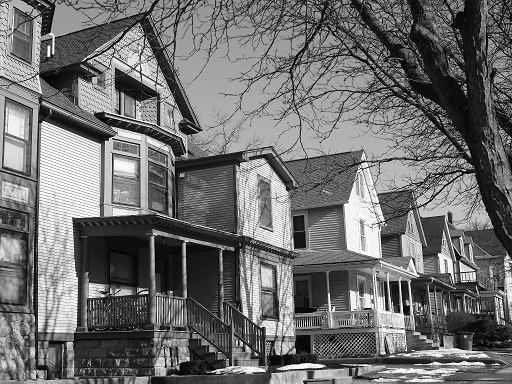
#> input picture house.tif, 512 x 384 px
$ python 1.py
#> lines starting #> are read from the running program, lines starting #| are printed output that depends on the picture; after the words box and inside, x2 and y2 are one past the last pixel; in counts of white or black regions, pixels touching at a corner belong together
import os
import cv2
import numpy as np

# ==========================================
# 問題一：house.tiff 格式轉換與檔案大小比較
# ==========================================
img_house = cv2.imread('house.tif', cv2.IMREAD_GRAYSCALE)
#> img_house is the input picture: shape (384, 512); min 0, max 255, mean 111.5

if img_house is not None:
    # 轉寫成 JPEG 與 PNG
    cv2.imwrite('house_output.jpg', img_house)
    cv2.imwrite('house_output.png', img_house)

    size_house_tiff = os.path.getsize('house.tif') / 1024
    size_house_jpg = os.path.getsize('house_output.jpg') / 1024
    size_house_png = os.path.getsize('house_output.png') / 1024

    print("=== 第一題結果 ===")
    print(f"house.tif  檔案大小: {size_house_tiff:.2f} KB")
    print(f"house.jpg  檔案大小: {size_house_jpg:.2f} KB")
    print(f"house.png  檔案大小: {size_house_png:.2f} KB\n")
else:
    print("找不到 house.tif，請檢查圖片是否存放在專案根目錄下！")


# ==========================================
# 問題二：bridge.tiff 轉二元與全彩影像
# ==========================================
img_bridge = cv2.imread('bridge.tif', cv2.IMREAD_GRAYSCALE)
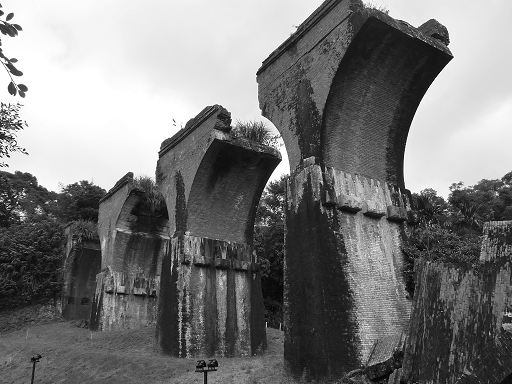
#> input picture bridge.tif, 512 x 384 px
#> img_bridge is the input picture: shape (384, 512); min 0, max 255, mean 122.1

if img_bridge is not None:
    # 1. 轉二元 (Binary) 影像
    _, img_bridge_binary = cv2.threshold(img_bridge, 128, 255, cv2.THRESH_BINARY)
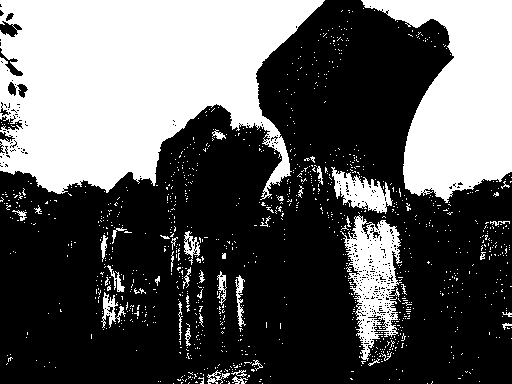
#> img_bridge_binary: shape (384, 512); 36.3% white; 1113 white regions (1071 under 20 px), largest, box (x1, y1, x2, y2) and area: (0, 0, 325, 200) 43205, (361, 0, 512, 203) 17598, (340, 215, 402, 361) 4346
    cv2.imwrite('bridge_binary.png', img_bridge_binary)

    # 2. 轉全彩 (True Color/RGB) 影像
    img_bridge_color = cv2.cvtColor(img_bridge, cv2.COLOR_GRAY2BGR)
    cv2.imwrite('bridge_color.png', img_bridge_color)

    size_bridge_tiff = os.path.getsize('bridge.tif') / 1024
    size_bridge_binary = os.path.getsize('bridge_binary.png') / 1024
    size_bridge_color = os.path.getsize('bridge_color.png') / 1024

    print("=== 第二題結果 ===")
    print(f"bridge.tif        檔案大小: {size_bridge_tiff:.2f} KB")
    print(f"bridge_binary.png 檔案大小: {size_bridge_binary:.2f} KB")
    print(f"bridge_color.png  檔案大小: {size_bridge_color:.2f} KB\n")
else:
    print("找不到 bridge.tif，請檢查圖片是否存放在專案根目錄下！")


# ==========================================
# 問題三：量化成 2 灰階、4 灰階與混色 (Dithering)
# ==========================================
if img_bridge is not None:
    # 1. 2 灰階量化 (0, 255)
    img_2gray = np.where(img_bridge >= 128, 255, 0).astype(np.uint8)
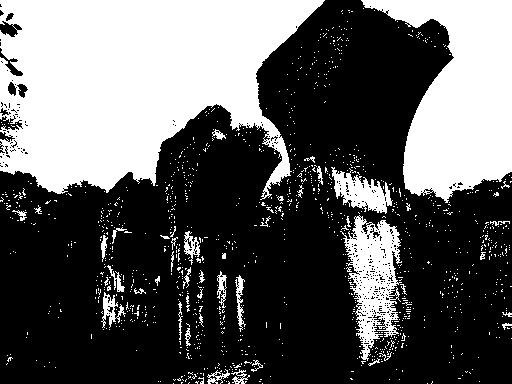
#> img_2gray: shape (384, 512); 36.4% white; 1161 white regions (1116 under 20 px), largest, box (x1, y1, x2, y2) and area: (0, 0, 325, 200) 43218, (361, 0, 512, 203) 17602, (340, 215, 402, 361) 4415
    cv2.imwrite('bridge_2gray.png', img_2gray)

    # 2. 4 灰階量化 (0, 85, 170, 255)
    img_4gray = (np.floor(img_bridge / 64) * 85).astype(np.uint8)
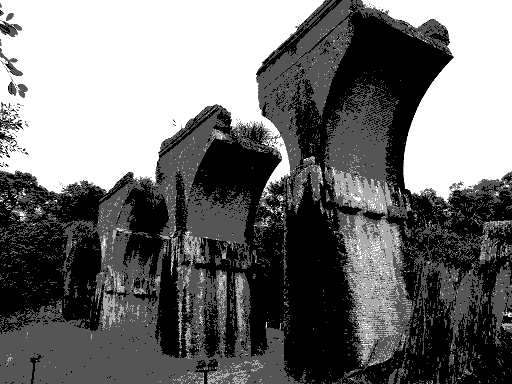
#> img_4gray: shape (384, 512); min 0, max 255, mean 112.5
    cv2.imwrite('bridge_4gray.png', img_4gray)

    # 3. 2 灰階混色 (Floyd-Steinberg Dithering 演算法)
    def floyd_steinberg_dithering(img):
        h, w = img.shape
#> h = 384; w = 512
        img_float = img.astype(float)
        for y in range(h):
            for x in range(w):
                old_val = img_float[y, x]
                new_val = 255 if old_val >= 128 else 0
                img_float[y, x] = new_val
                err = old_val - new_val

                if x + 1 < w:
                    img_float[y, x + 1] += err * 7 / 16
                if y + 1 < h and x > 0:
                    img_float[y + 1, x - 1] += err * 3 / 16
                if y + 1 < h:
                    img_float[y + 1, x] += err * 5 / 16
                if y + 1 < h and x + 1 < w:
                    img_float[y + 1, x + 1] += err * 1 / 16
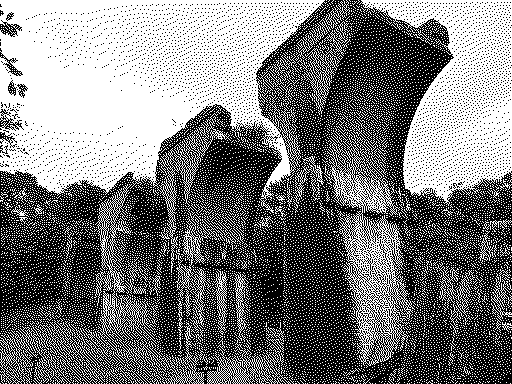
#> img_float: shape (384, 512) float64; 47.9% white; 11115 white regions (11048 under 20 px), largest, box (x1, y1, x2, y2) and area: (0, 0, 327, 273) 43519, (359, 0, 512, 206) 16129, (324, 128, 415, 366) 6294
        return np.clip(img_float, 0, 255).astype(np.uint8)

    img_dither = floyd_steinberg_dithering(img_bridge)
    cv2.imwrite('bridge_dither.png', img_dither)

    print("=== 第三題圖片處理完成 ===")
    print("1. 已匯出 bridge_2gray.png (2 灰階黑白)")
    print("2. 已匯出 bridge_4gray.png (4 灰階)")
    print("3. 已匯出 bridge_dither.png (2 灰階混色)")
